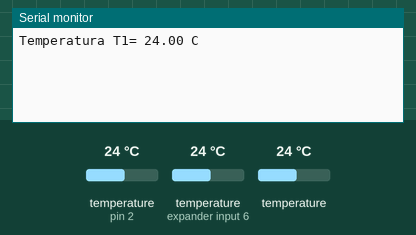
Simulated run of this sketch. Board: Arduino Uno, built with avr-gcc and run on an emulated ATmega328P. Parts: the last lines printed to the serial monitor. The inputs (shaded band) are chosen by the test bench; at power-on: temperature (sensors on pin 2, expander input 6) 24 °C, temperature 24 °C.

Above: at 2.2 s.
2.3 s: temperature (sensor on pin 2) set to 12 °C
At 4.3 s:
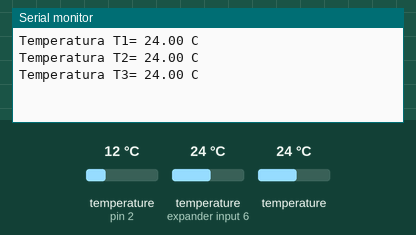
7.6 s: temperature (sensor on expander input 6) set to 12 °C
At 8.6 s:
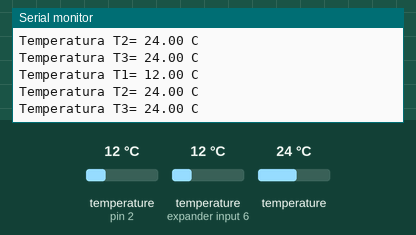
12.9 s: temperature (sensor 202) set to 12 °C
At 17.1 s:
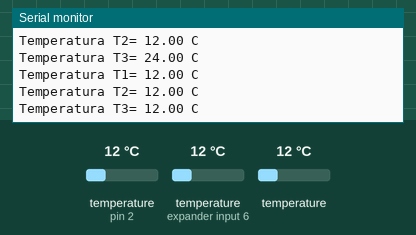
18.2 s: temperature (sensor on pin 2) set to 19 °C
At 21.4 s:
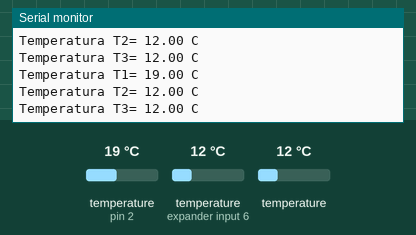
23.5 s: temperature (sensor on expander input 6) set to 19 °C
At 25.7 s:
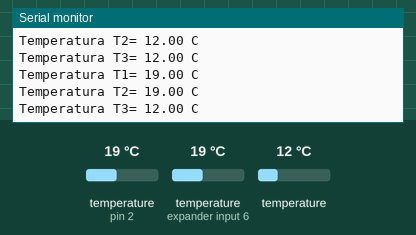
28.8 s: temperature (sensor 202) set to 19 °C
At 29.9 s:
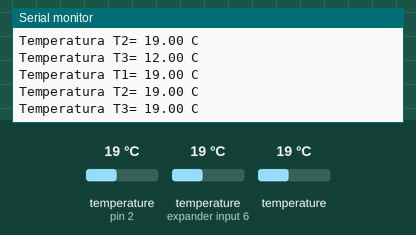
Timing chart, 0 to 31.8 s (numbered marks = the images above; inputs shaded):
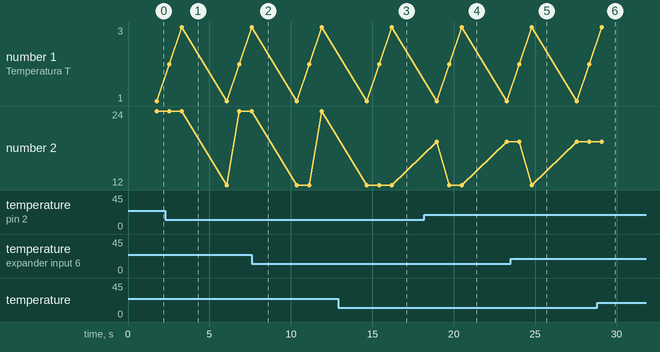

Measured:
- after the input at 12.9 s, the serial monitor: prints a new line after 3.3 s (image 3)
- after the input at 18.2 s, the serial monitor: prints a new line after 0.76 s (image 4)
- after the input at 23.5 s, the serial monitor: prints a new line after 0.52 s (image 5)
- after the input at 28.8 s, the serial monitor: prints a new line after 0.27 s (image 6)
- plotted number 2: 12 → 19 after the input at 18.2 s

The sketch:

PRUEBA_3.ino
```cpp
/// Skecht para leer datos de temperatura del sensor DS18B20, termocupla sumergible digital
/// Que utiliza protocolo One-wire, resolución configuragle de 9 a 12 bits
#include <DallasTemperature.h>
#include <OneWire.h>
OneWire ourWire(2); //Se establece el pin 2 como bus OneWire
DallasTemperature sensors(&ourWire); //Se declara una variable u objeto para nuestro sensor
int Address=0;
void setup() {
delay(1000);
Serial.begin(9600);
sensors.begin(); //Se inicia el sensor
sensors.setResolution(Address, 12); // resolución de 9 bits
}
void loop() {
sensors.requestTemperatures(); //Se envía el comando para leer la temperatura
float temp= sensors.getTempCByIndex(0); //Se obtiene la temperatura en ºC la posición ceero
Serial.print("Temperatura T1= ");
Serial.print(temp);
Serial.println(" C");
sensors.requestTemperatures(); //Se envía el comando para leer la temperatura

temp= sensors.getTempCByIndex(1); //Se obtiene la temperatura en ºC la posición ceero
Serial.print("Temperatura T2= ");
Serial.print(temp);
Serial.println(" C");
sensors.requestTemperatures(); //Se envía el comando para leer la temperatura

temp= sensors.getTempCByIndex(2); //Se obtiene la temperatura en ºC la posición ceero
Serial.print("Temperatura T3= ");
Serial.print(temp);
Serial.println(" C");
delay(2000);
}
```
